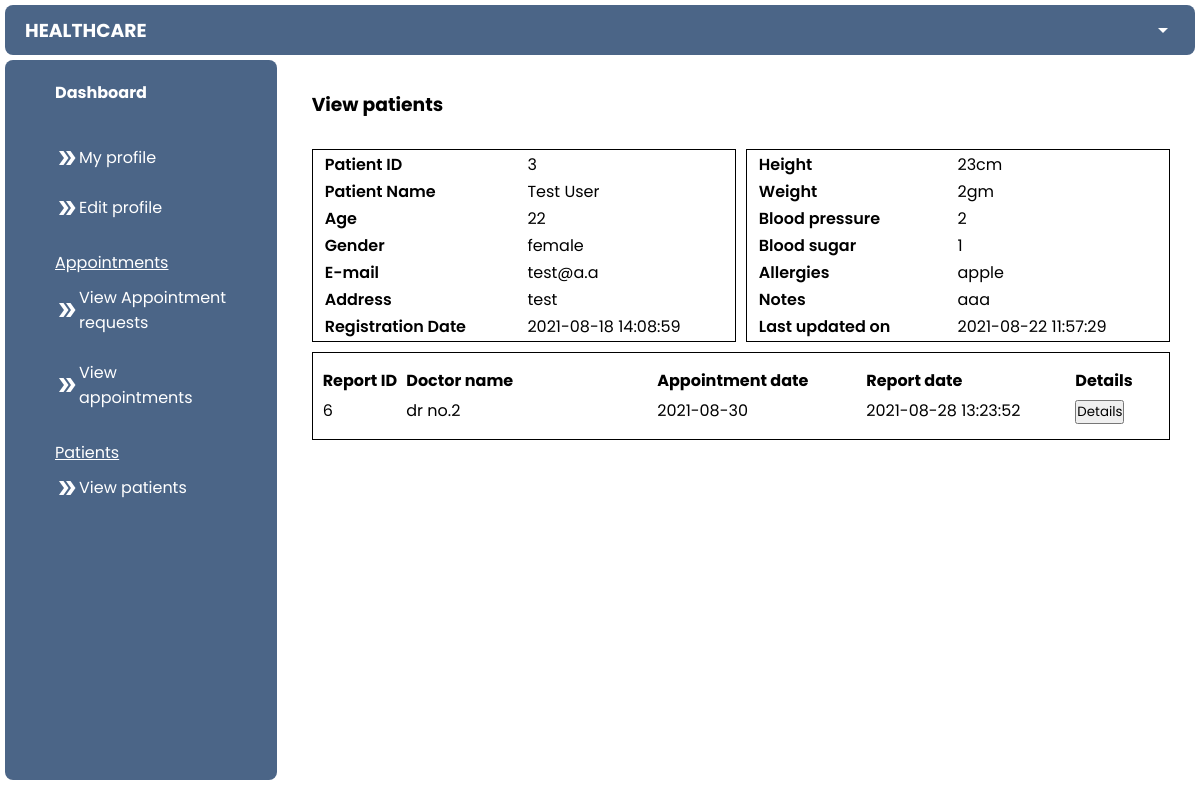
/doctor/patient_details.php?p_id=3 (signed in), run on an earlier commit of the app's database.
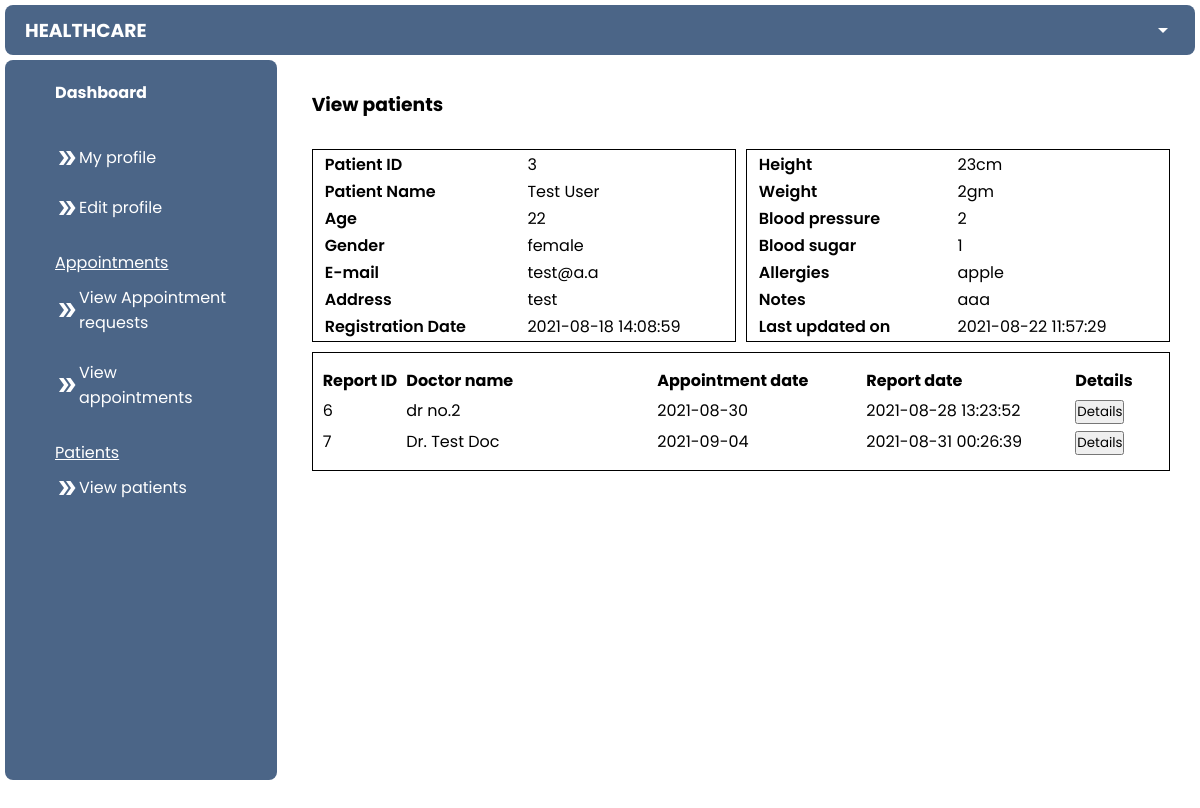
And on a later commit of the database.
### tables this page shows
CREATE TABLE `p_records` (
  `record_id` int(100) NOT NULL,
  `p_id` int(100) NOT NULL,
  `height` varchar(255) DEFAULT NULL,
  `weight` varchar(255) DEFAULT NULL,
  `blood_pressure` varchar(255) DEFAULT NULL,
  `blood_sugar` varchar(255) DEFAULT NULL,
  `allergies` varchar(255) DEFAULT NULL,
  `notes` varchar(255) DEFAULT NULL,
  `update_date` datetime NOT NULL DEFAULT current_timestamp() ON UPDATE current_timestamp()
);

CREATE TABLE `patient` (
  `p_id` int(11) NOT NULL,
  `name` varchar(255) NOT NULL,
  `email` varchar(255) NOT NULL,
  `password` varchar(255) NOT NULL,
  `address` varchar(255) NOT NULL,
  `age` int(100) NOT NULL,
  `gender` enum('male','female','other') NOT NULL,
  `reg_date` datetime NOT NULL DEFAULT current_timestamp()
);

CREATE TABLE `report` (
  `report_id` int(100) NOT NULL,
  `p_id` int(100) DEFAULT NULL,
  `d_id` int(100) DEFAULT NULL,
  `value` varchar(255) DEFAULT NULL,
  `diagnosis` varchar(255) DEFAULT NULL,
  `prescription` longtext DEFAULT NULL,
  `notes` longtext DEFAULT NULL,
  `appointment_date` date NOT NULL,
  `report_date` datetime NOT NULL DEFAULT current_timestamp()
);

CREATE TABLE `doctor` (
  `d_id` int(100) NOT NULL,
  `name` varchar(255) NOT NULL,
  `email` varchar(255) NOT NULL,
  `password` varchar(255) NOT NULL,
  `specialization` varchar(255) NOT NULL,
  `fees` int(100) NOT NULL,
  `created_date` datetime NOT NULL DEFAULT current_timestamp()
);

### doctor/patient_details.php (the view, shortened to what this page needs)
<!DOCTYPE html>
<html lang="en">
<head>
    <link rel="stylesheet" href="../css/add.css">
</head>
<body>
    <?php include('navigation.php'); ?>
    <main>
        <h3 style="margin-bottom: 30px;">View patients</h3>
        <?php
        $p_id = $_GET["p_id"];
        $result = mysqli_query($con, "SELECT * FROM patient INNER JOIN p_records ON patient.p_id = p_records.p_id WHERE patient.p_id = $p_id ");
        while ($row = mysqli_fetch_array($result)) {
        ?>
            <div class="patient-info">
                <table class="myTable" style="margin-right: 5px;">
                    <tr>
                        <th>Patient ID</td>
                        <td><?php echo $p_id; ?></td>
                    </tr>
                    <tr>
                        <th>Patient Name</th>
                        <td><?php echo $row["name"]; ?></td>
                    </tr>
                    <tr>
                        <th>Age</th>
                        <td><?php echo $row["age"]; ?></td>
                    </tr>
                    <tr>
                        <th>Gender</th>
                        <td><?php echo $row["gender"]; ?></td>
                    </tr>
                    <tr>
                        <th>E-mail</th>
                        <td><?php echo $row["email"]; ?></td>
                    </tr>
                    <tr>
                        <th>Address</th>
                        <td><?php echo $row["address"]; ?></td>
                    </tr>
                    <tr>
                        <th>Registration Date</th>
                        <td><?php echo $row["reg_date"]; ?></td>
                    </tr>
                </table>
                <table class="myTable" style="margin-left: 5px;">
                    <tr>
                        <th>Height</td>
                        <td><?php echo $row["height"]; ?></td>
                    </tr>
                    <tr>
                        <th>Weight</th>
                        <td><?php echo $row["weight"]; ?></td>
                    </tr>
                    <tr>
                        <th>Blood pressure</th>
                        <td><?php echo $row["blood_pressure"]; ?></td>
                    </tr>
                    <tr>
                        <th>Blood sugar</th>
                        <td><?php echo $row["blood_sugar"]; ?></td>
                    </tr>
                    <tr>
                        <th>Allergies</th>
                        <td><?php echo $row["allergies"]; ?></td>
                    </tr>
                    <tr>
                        <th>Notes</th>
                        <td><?php echo $row["notes"]; ?></td>
                    </tr>
                    <tr>
                        <th>Last updated on</th>
                        <td><?php echo $row["update_date"]; ?></td>
                    </tr>
                </table>
            <?php } ?>
            </div>
            <div class="box" style="margin-bottom: 50px;">
                <div class="headings">
                    <h4 style="width: 10%;">Report ID</h4>
                    <h4 style="width: 30%;">Doctor name</h4>
                    <h4 style="width: 25%;">Appointment date</h4>
                    <h4 style="width: 25%;">Report date</h4>
                    <h4 style="width: 10%;">Details</h4>
                </div>
                <?php
                $result2 = mysqli_query($con, "SELECT * FROM ((patient INNER JOIN report ON patient.p_id = report.p_id) INNER JOIN doctor ON report.d_id = doctor.d_id) WHERE patient.p_id = $p_id");
                while ($row2 = mysqli_fetch_array($result2)) {
                ?>
                    <div class="entries">
                        <p style="width: 10%;"><?php echo $row2["report_id"]; ?></p>
                        <p style="width: 30%;"><?php echo $row2["name"]; ?></p>
                        <p style="width: 25%;"><?php echo $row2["appointment_date"]; ?></p>
                        <p style="width: 25%;"><?php echo $row2["report_date"]; ?></p>
                        <p style="width: 10%;"><button onclick="myFunction1<?php echo $row2["report_id"]; ?>()" id="myBtn <?php echo $row2["report_id"]; ?>">Details</button></p>
                    </div>
                <?php } ?>
            </div>
    </main>
    </div>
</body>
</html>

What changed in the data, as far as the page shows it:
added report: report_id "7", d.name "Dr. Test Doc", appointment_date "2021-09-04", report_date "2021-08-31 00:26:39"
